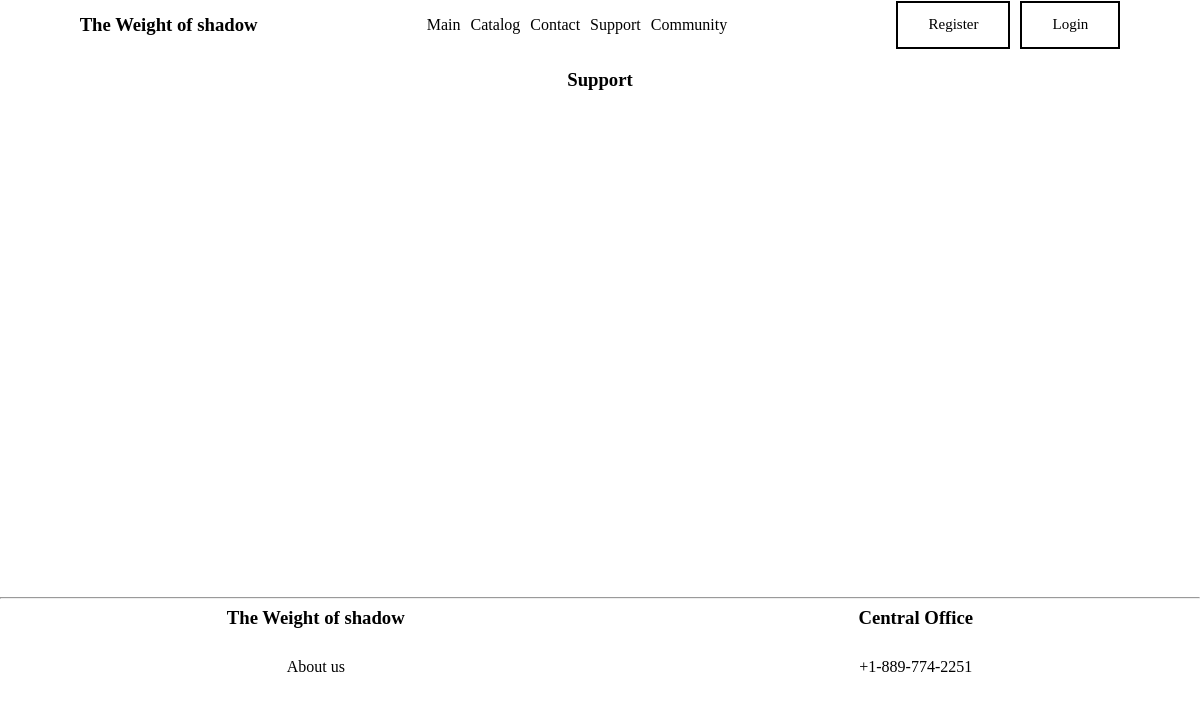
The page /contact/support on the database as committed earlier.
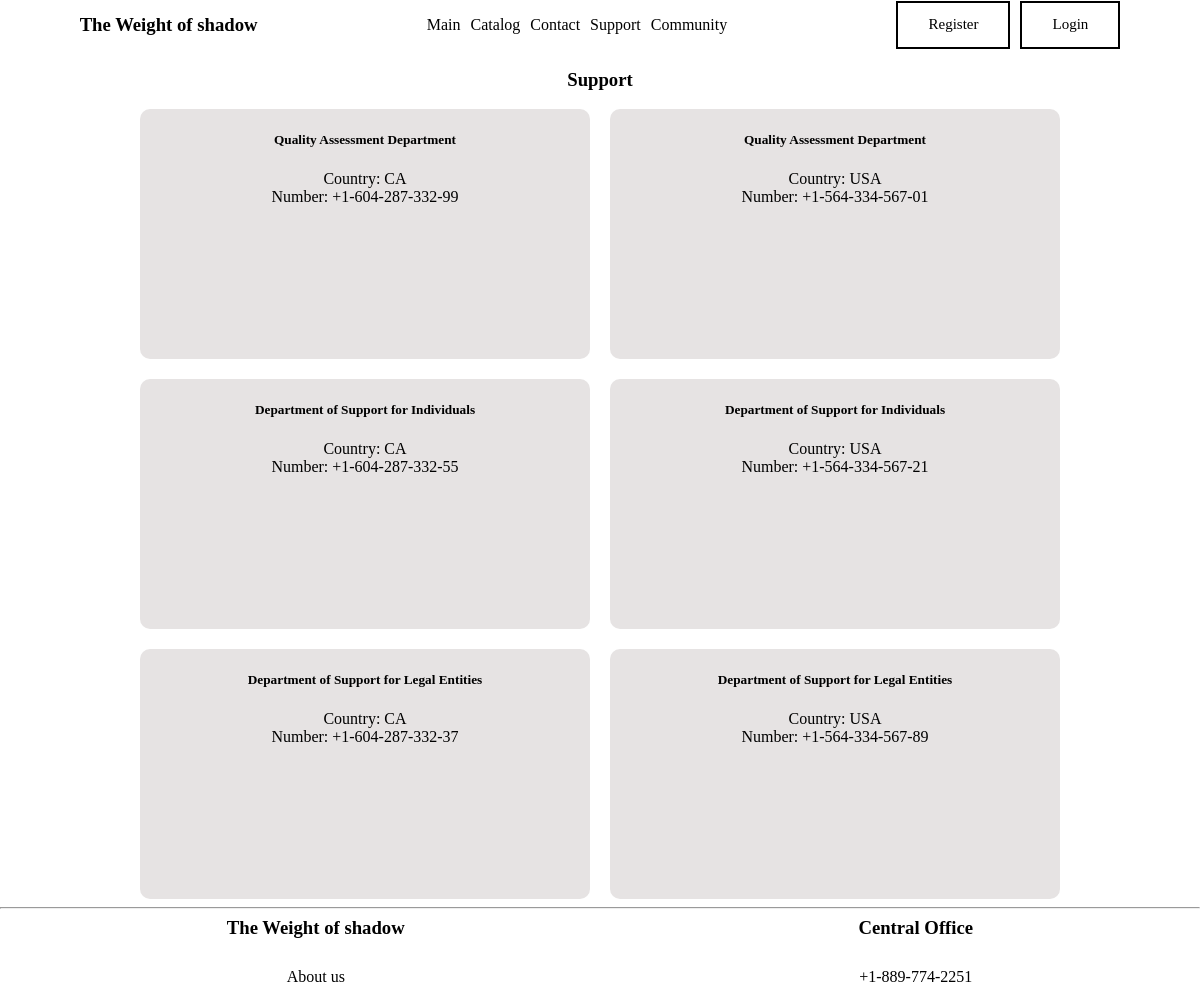
The same page on the database as committed later.
### contact/models.py (models this page shows, shortened)
class Support(models.Model):
    country = [
        ('USA','USA'),
        ('CA', 'CA')
    ]
    name = models.CharField(max_length=200)
    type = models.CharField(choices=country,default='CA')
    phone_number = models.CharField(max_length=20)

### contact/views.py (the view)
# urls.py: path('support',views.FunctionSupport, name='support'),
def FunctionSupport(request):
    list_support = Support.objects.all()
    return render(request, 'contact/support.html',{'list_support':list_support})

### contact/templates/contact/support.html (shortened to what this page needs)
{% extends 'myapp/layout.html' %}
{% load static %}
{% block style_css %}
<link rel="stylesheet" href="{% static 'contact/css/contact.css' %}" />
{% endblock %}
{% block content %}
<h3>Support</h3>
<div class="main_keys">
{% for el in list_support %}
<div class="keys">
    <h5>{{el.name}}</h5>
<p>Country: {{el.type}}</p>
<p>Number: {{el.phone_number}}</p>
</div>
{% endfor %}
</div>
{% endblock %}

### myapp/templates/myapp/layout.html (shortened to what this page needs)
{% load static %}
<!DOCTYPE html>
<html lang="en">
<head>
    <link rel="stylesheet" href="{% static 'myapp/css/layout.css' %}">
    {% block style_css %}{% endblock %}
</head>
<body>
    <header>
        <div class="start">
             <h3>The Weight of shadow</h3>
        </div>
        <div class="center">
            <div><a href="{% url 'main' %}">Main</a></div>
        <div><a href=''>Catalog</a></div>
        <div><a href="{% url 'contact' %}">Contact</a></div>
        <div><a href="{% url 'form' %}">Support</a></div>
        <div><a href="">Community</a></div>
        </div>
        <div class="end">
            <button class="header-button">Register</button>
            <button class="header-button">Login</button>
        </div>
    </header>
    {% block content %}
    {% endblock %}
    <hr>
    <footer>
        <div class="column">
            <h3>The Weight of shadow</h3>
            <a href="{% url 'about' %}">About us</a>
        </div>
        <div class="column">
            <h3>Central Office</h3>
            <p>+1-889-774-2251</p>
        </div>
    </footer>
</body>
</html>

### myapp/static/myapp/css/layout.css (style rules this page uses)
body { margin: 0; padding: 0; }
header { display: flex; justify-content: space-around; align-items: center; height: 50px; gap: 10px; background-color: white; }
.center { display: flex; gap: 10px; }
.start { display: flex; }
.end { display: flex; gap: 10px; }
.header-button { font-family: algerian; font-size: 15px; color: black; margin: 0; padding: 12px 30px; background: white; border: 2px solid black; cursor: pointer; text-decoration: none; display: inline-block; transition: all 0.3s ease; line-height: 1.3; }
a { font-family: algerian; text-decoration: none; color: black; margin: 0; padding: 0; }
p { font-family: algerian; color: black; margin: 0; padding: 0; }
h3 { font-family: algerian; color: black; }
footer { display: flex; justify-content: space-around; height: 50px; background-color: white; }
.column { display: flex; justify-content: center; align-items: center; flex-direction: column; gap: 10px; }

### contact/static/contact/css/contact.css (style rules this page uses)
h3 { text-align: center; }
h5 { font-family: algerian; color: black; }
.main_keys { min-height: 60vh; display: flex; flex-wrap: wrap; justify-content: center; align-items: center; gap: 20px; }
.keys { display: flex; width: 450px; height: 250px; flex-direction: column; background-color: rgb(230, 227, 227); border-radius: 10px; text-align: center; }

Rows that differ between the two databases and show on the page:
added Support: name "Quality Assessment Department", type "CA", phone_number "+1-604-287-332-99"
added Support: name "Quality Assessment Department", type "USA", phone_number "+1-564-334-567-01"
added Support: name "Department of Support for Individuals", type "CA", phone_number "+1-604-287-332-55"
added Support: name "Department of Support for Individuals", type "USA", phone_number "+1-564-334-567-21"
added Support: name "Department of Support for Legal Entities", type "CA", phone_number "+1-604-287-332-37"
added Support: name "Department of Support for Legal Entities", type "USA", phone_number "+1-564-334-567-89"
